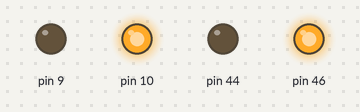
This sketch was run on a simulated Arduino Mega 2560, built with avr-gcc and run on an emulated ATmega2560. On the bench: output pins drawn as LEDs (lit = HIGH).

Above: at 0.1 s.
Timing chart, 0 to 1.6 s (numbered marks = the images above):
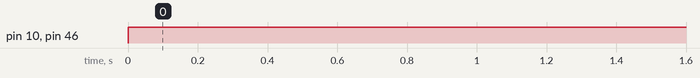

The sketch:

testDIgitalWrite.ino
```cpp
#include <stdio.h>
#include <string.h>
#include "Arduino.h"

void setup() {
  // put your setup code here, to run once:
pinMode(44,OUTPUT);
pinMode(46,OUTPUT);
pinMode(10,OUTPUT);
pinMode(9,OUTPUT);
digitalWrite(44,LOW);
digitalWrite(46,LOW);
digitalWrite(10,LOW);
digitalWrite(9,LOW);
}

void loop() {
  // put your main code here, to run repeatedly:
analogWrite(44, 0);
analogWrite(46, 255);
analogWrite(10, 255);
analogWrite(9, 0);

//analogWrite(44, 122.5);
//analogWrite(46, 0);
//analogWrite(10, 0);
//analogWrite(9, 122.5);

}
```

Measured:
- by itself, pin 10, pin 46: LOW → HIGH at 0.00 s
